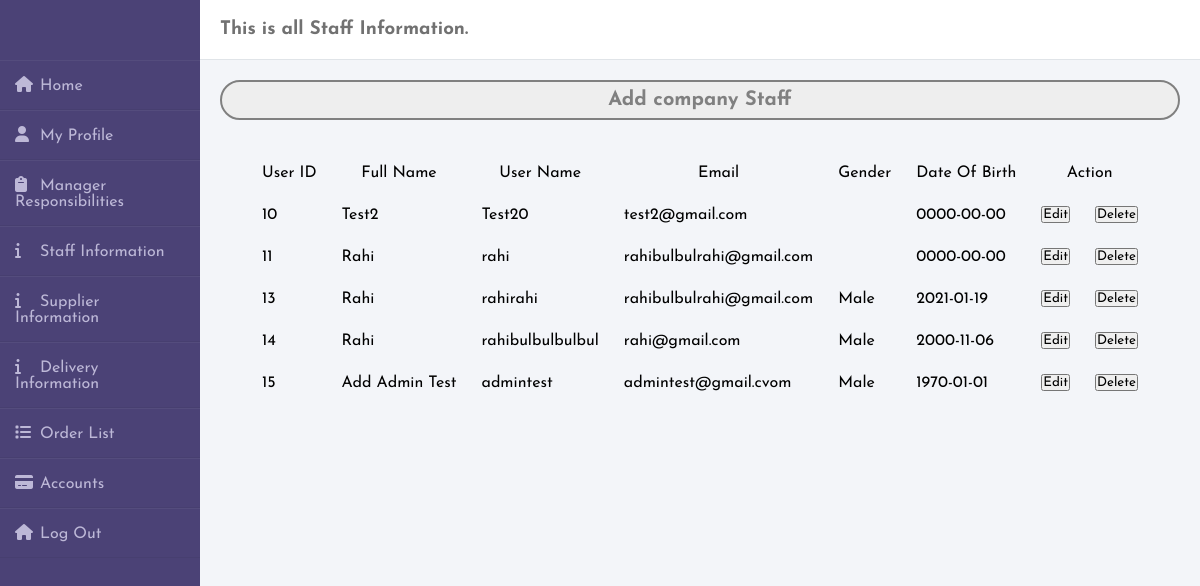
Page /adminlist.php on the committed database.
### tables this page shows
CREATE TABLE `user` (
  `userid` int(250) NOT NULL,
  `name` varchar(250) NOT NULL,
  `username` varchar(250) NOT NULL,
  `email` varchar(250) NOT NULL,
  `password` varchar(250) NOT NULL,
  `repassword` varchar(250) NOT NULL,
  `gender` varchar(20) NOT NULL,
  `dob` date NOT NULL
);

### adminlist.php (the view, shortened to what this page needs)
<!DOCTYPE html>
<html lang="en">
<head>
  <link rel="stylesheet" href="../Restaurant/style/adminlist.css">
</head>
<body>
<div class="wrapper">
    <div class="sidebar">
        <ul>
            <li><a href="dashboard.php"><i class="fas fa-home"></i>Home</a></li>
            <li><a href="myprofile.php"><i class="fas fa-user"></i>My Profile</a></li>
            <li><a href="responsibilities.php"><i class="fas fa-clipboard"></i>Manager Responsibilities</a></li>
            <li><a href="adminlist.php"><i class="fas fa-info"></i>Staff Information</a></li>
            <li><a href="supplier.php"><i class="fas fa-info"></i>Supplier Information</a></li>
            <li><a href="delivery.php"><i class="fas fa-info"></i>Delivery Information</a></li>
            <li><a href="order.php"><i class="fas fa-list"></i>Order List</a></li>
            <li><a href="accounts.php"><i class="fas fa-credit-card"></i>Accounts</a></li>
            <li><a href="index.php"><i class="fas fa-home"></i>Log Out</a></li>
        </ul>
    </div>
    <div class="main_content">
        <div class="header"><h3>This is all Staff Information.</h3></div>
        <div class="info">
            <a href="addadmin.php"><input type="submit" name="submit" value="Add company Staff"></a>
        </div>
        <center>
            <table class="content-table">
                <thead>
                    <tr>
                        <td align="center"> User ID </td>
                        <td align="center"> Full Name </td>
                        <td align="center"> User Name </td>
                        <td align="center"> Email </td>
                        <td align="center"> Gender </td>
                        <td align="center"> Date Of Birth </td>
                        <td colspan="2" align="center"> Action </td>
                    </tr>
                </thead>
                <tbody>
                    <?php
                        include 'dbcon.php';
                        $selectquery = "select * from user";
                        $query = mysqli_query($con,$selectquery);
                        while($res = mysqli_fetch_array($query))
                        {
                            ?>
                            <tr>
                                <td><?php echo $res['userid'] ?></td>
                                <td><?php echo $res['name'] ?></td>
                                <td><?php echo $res['username'] ?></td>
                                <td><?php echo $res['email'] ?></td>
                                <td><?php echo $res['gender'] ?></td>
                                <td><?php echo $res['dob'] ?></td>
                                <td><a href="updateadmin.php?userid=<?php echo $res['userid'] ?>"><input type="button" value="Edit"></a></td>
                                <td><a href="deleteadmin.php?userid=<?php echo $res['userid'] ?>"><input type="button" value="Delete"></a></td>
                            </tr>
                        <?php
                        }
                        ?>
                </tbody>
            </table>
            </center>
      </div>
    </div>
</body>
</html>

### style/adminlist.css (style rules this page uses)
* { margin: 0; padding: 0; box-sizing: border-box; list-style: none; text-decoration: none; font-family: 'Josefin Sans', sans-serif; }
body { background-color: #f3f5f9; }
.wrapper { display: flex; position: relative; }
.wrapper .sidebar { width: 200px; height: 100%; background: #4b4276; padding: 30px 0px; position: fixed; }
.wrapper .sidebar ul li { padding: 15px; border-bottom: 1px solid #bdb8d7; border-bottom: 1px solid rgba(0,0,0,0.05); border-top: 1px solid rgba(255,255,255,0.05); }
.wrapper .sidebar ul li a { color: #bdb8d7; display: block; }
.wrapper .sidebar ul li a .fas { width: 25px; }
.wrapper .main_content { width: 100%; margin-left: 200px; }
.wrapper .main_content .header { padding: 20px; background: #fff; color: #717171; border-bottom: 1px solid #e0e4e8; }
.wrapper .main_content .info { margin: 20px; color: #717171; line-height: 25px; }
input[type="submit"] { width: 100%; height: 40px; border: 2px solid; background: #eeeeee; border-radius: 25px; font-size: 20px; cursor: pointer; outline: none; font-weight: 700; border-color: gray; color: gray; }

### adminlist.php (style rules this page uses)
table, th, td { padding: 5px; }
table { border-spacing: 15px; }

### rows in the picture
user: userid "10", name "Test2", username "Test20", email "test2@gmail.com", dob "0000-00-00"
user: userid "11", name "Rahi", username "rahi", email "rahibulbulrahi@gmail.com", dob "0000-00-00"
user: userid "13", name "Rahi", username "rahirahi", email "rahibulbulrahi@gmail.com", gender "Male", dob "2021-01-19"
user: userid "14", name "Rahi", username "rahibulbulbulbul", email "rahi@gmail.com", gender "Male", dob "2000-11-06"
user: userid "15", name "Add Admin Test", username "admintest", email "admintest@gmail.cvom", gender "Male", dob "1970-01-01"
